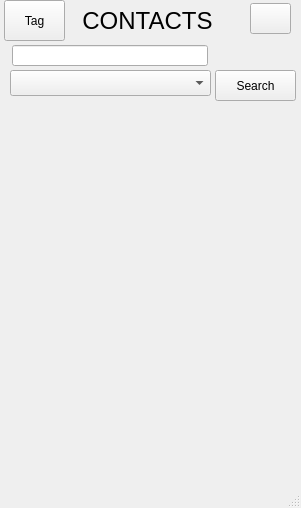
<?xml version="1.0" encoding="UTF-8"?>
<ui version="4.0">
 <class>MainWindow</class>
 <widget class="QMainWindow" name="MainWindow">
  <property name="geometry">
   <rect>
    <x>0</x>
    <y>0</y>
    <width>301</width>
    <height>508</height>
   </rect>
  </property>
  <property name="minimumSize">
   <size>
    <width>301</width>
    <height>508</height>
   </size>
  </property>
  <property name="maximumSize">
   <size>
    <width>301</width>
    <height>508</height>
   </size>
  </property>
  <property name="windowTitle">
   <string>MainWindow</string>
  </property>
  <widget class="QWidget" name="centralwidget">
   <widget class="QScrollArea" name="scrollArea">
    <property name="geometry">
     <rect>
      <x>0</x>
      <y>105</y>
      <width>301</width>
      <height>361</height>
     </rect>
    </property>
    <property name="font">
     <font>
      <underline>false</underline>
      <kerning>true</kerning>
     </font>
    </property>
    <property name="frameShape">
     <enum>QFrame::NoFrame</enum>
    </property>
    <property name="widgetResizable">
     <bool>true</bool>
    </property>
    <widget class="QWidget" name="scrollAreaWidgetContents">
     <property name="enabled">
      <bool>true</bool>
     </property>
     <property name="geometry">
      <rect>
       <x>0</x>
       <y>0</y>
       <width>301</width>
       <height>361</height>
      </rect>
     </property>
     <property name="sizePolicy">
      <sizepolicy hsizetype="Preferred" vsizetype="Preferred">
       <horstretch>0</horstretch>
       <verstretch>0</verstretch>
      </sizepolicy>
     </property>
     <property name="layoutDirection">
      <enum>Qt::LeftToRight</enum>
     </property>
     <layout class="QVBoxLayout" name="verticalLayout_2">
      <item>
       <layout class="QVBoxLayout" name="buttonListLayout">
        <property name="bottomMargin">
         <number>0</number>
        </property>
       </layout>
      </item>
     </layout>
    </widget>
   </widget>
   <widget class="QPushButton" name="search_button">
    <property name="geometry">
     <rect>
      <x>215</x>
      <y>70</y>
      <width>81</width>
      <height>31</height>
     </rect>
    </property>
    <property name="text">
     <string>Search</string>
    </property>
   </widget>
   <widget class="QLabel" name="label">
    <property name="geometry">
     <rect>
      <x>80</x>
      <y>5</y>
      <width>135</width>
      <height>31</height>
     </rect>
    </property>
    <property name="font">
     <font>
      <pointsize>18</pointsize>
     </font>
    </property>
    <property name="text">
     <string>CONTACTS</string>
    </property>
    <property name="alignment">
     <set>Qt::AlignCenter</set>
    </property>
   </widget>
   <widget class="QPushButton" name="add_button">
    <property name="geometry">
     <rect>
      <x>250</x>
      <y>3</y>
      <width>41</width>
      <height>31</height>
     </rect>
    </property>
    <property name="sizePolicy">
     <sizepolicy hsizetype="Minimum" vsizetype="Fixed">
      <horstretch>0</horstretch>
      <verstretch>0</verstretch>
     </sizepolicy>
    </property>
    <property name="font">
     <font>
      <kerning>true</kerning>
     </font>
    </property>
    <property name="text">
     <string/>
    </property>
    <property name="icon">
     <iconset>
      <normalon>../../Downloads/if_add_134224.png</normalon>
     </iconset>
    </property>
    <property name="autoRepeatDelay">
     <number>300</number>
    </property>
   </widget>
   <widget class="QPushButton" name="tag_button">
    <property name="geometry">
     <rect>
      <x>4</x>
      <y>0</y>
      <width>61</width>
      <height>41</height>
     </rect>
    </property>
    <property name="text">
     <string>Tag</string>
    </property>
   </widget>
   <widget class="QLineEdit" name="search_text">
    <property name="geometry">
     <rect>
      <x>12</x>
      <y>45</y>
      <width>196</width>
      <height>21</height>
     </rect>
    </property>
   </widget>
   <widget class="QComboBox" name="tagBox">
    <property name="geometry">
     <rect>
      <x>10</x>
      <y>70</y>
      <width>201</width>
      <height>26</height>
     </rect>
    </property>
   </widget>
  </widget>
  <widget class="QMenuBar" name="menubar">
   <property name="geometry">
    <rect>
     <x>0</x>
     <y>0</y>
     <width>301</width>
     <height>22</height>
    </rect>
   </property>
  </widget>
  <widget class="QStatusBar" name="statusbar"/>
 </widget>
 <resources/>
 <connections/>
</ui>
